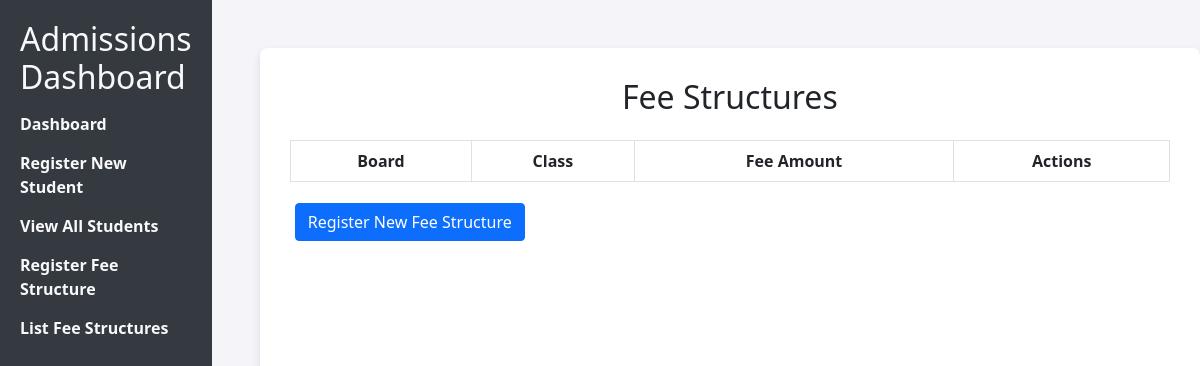
The page /admissions/list_fee_structures/ on the database as committed earlier.
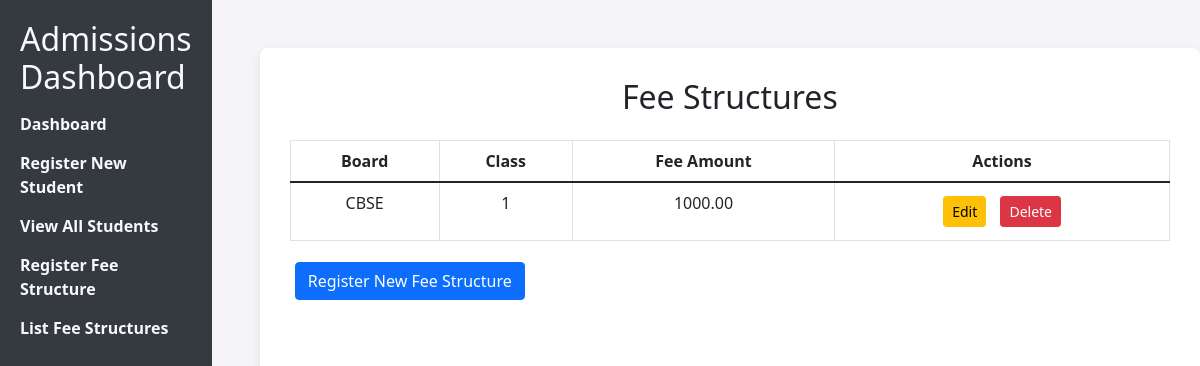
The same page on the database as committed later.
### admissions/models.py (models this page shows, shortened)
class FeeStructure(models.Model):
    board = models.CharField(max_length=4, choices=BOARD_CHOICES)
    class_name = models.IntegerField(choices=[(i, str(i)) for i in range(1, 11)])  # Classes 1-10
    fee_amount = models.DecimalField(max_digits=10, decimal_places=2)

### admissions/views.py (the view)
# urls.py: path('list_fee_structures/', views.list_fee_structures, name='list_fee_structures'),
def list_fee_structures(request):
    fee_structures = FeeStructure.objects.all()  # Get all fee structures
    return render(request, 'admissions/list_fee_structures.html', {'fee_structures': fee_structures})

### templates/admissions/list_fee_structures.html (shortened to what this page needs)
<!DOCTYPE html>
<html lang="en">
<head>
    <link href="https://cdn.jsdelivr.net/npm/bootstrap@5.1.3/dist/css/bootstrap.min.css" rel="stylesheet">
</head>
<body>
    <div class="sidebar">
        <h2>Admissions Dashboard</h2>
        <ul>
            <li><a href="{% url 'dashboard' %}">Dashboard</a></li>
            <li><a href="{% url 'register_student' %}">Register New Student</a></li>
            <li><a href="{% url 'view_students' %}">View All Students</a></li>
            <li><a href="{% url 'register_fee_structure' %}">Register Fee Structure</a></li>
            <li><a href="{% url 'list_fee_structures' %}">List Fee Structures</a></li>
        </ul>
    </div>
    <div class="container mt-5 ms-5">
        <h2 class="text-center mb-4">Fee Structures</h2>
        <table class="table table-bordered">
            <thead>
                <tr>
                    <th>Board</th>
                    <th>Class</th>
                    <th>Fee Amount</th>
                    <th>Actions</th>
                </tr>
            </thead>
            <tbody>
                {% for fee_structure in fee_structures %}
                    <tr>
                        <td>{{ fee_structure.board }}</td>
                        <td>{{ fee_structure.class_name }}</td>
                        <td>{{ fee_structure.fee_amount }}</td>
                        <td>
                            <a href="{% url 'update_fee_structure' fee_structure.pk %}" class="btn btn-warning btn-sm">Edit</a>
                            <a href="{% url 'delete_fee_structure' fee_structure.pk %}" class="btn btn-danger btn-sm">Delete</a>
                        </td>
                    </tr>
                {% endfor %}
            </tbody>
        </table>
        <a href="{% url 'register_fee_structure' %}" class="btn btn-primary">Register New Fee Structure</a>
    </div>
</body>
</html>

Rows that differ between the two databases and show on the page:
added FeeStructure: board "CBSE", class_name "1", fee_amount "1000.00"
